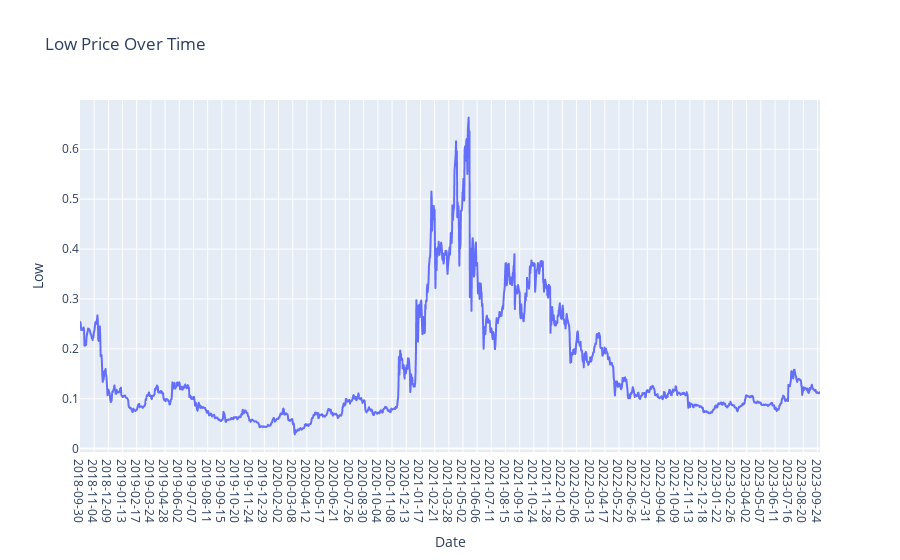

Notebook code cell kept with this figure:
### Markdown cell above
## iii) Graph for Low Column Values

### Code cell
plt.figure(figsize=(14, 6))
fig = px.line(STELLAR.Low,x=STELLAR.Date, y='Low', labels={'x': 'Date', 'y': 'Price'}, title='Low Price Over Time')
fig.update_xaxes(type='category')  # Ensure the x-axis treats the index as categorical (date)
fig.show()

### Figure 1 — Plotly figure (JSON) as saved in the notebook; plotly's stock layout.template omitted (floating-point values rounded to 4 significant figures; data arrays with more than 128 entries replaced by an {"elided": "..."} marker saying what was removed)
{"data": [{"hovertemplate": "Date=%{x}<br>Low=%{y}<extra></extra>", "legendgroup": "", "line": {"color": "#636efa", "dash": "solid"}, "marker": {"symbol": "circle"}, "mode": "lines", "name": "", "showlegend": false, "type": "scattergl", "x": {"elided": "1827 str values"}, "xaxis": "x", "y": {"elided": "1827 float values"}, "yaxis": "y"}], "layout": {"legend": {"tracegroupgap": 0}, "title": {"text": "Low Price Over Time"}, "xaxis": {"anchor": "y", "domain": [0, 1], "title": {"text": "Date"}, "type": "category"}, "yaxis": {"anchor": "x", "domain": [0, 1], "title": {"text": "Low"}}}}
